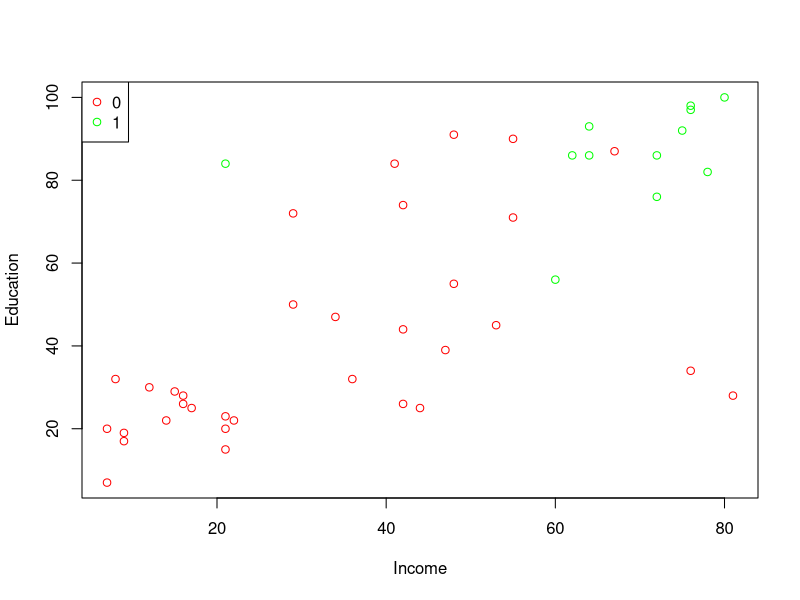
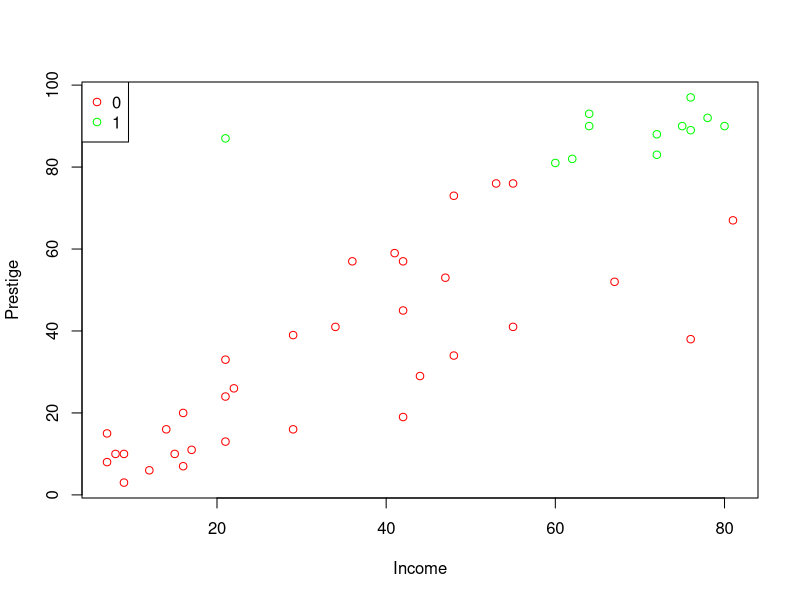
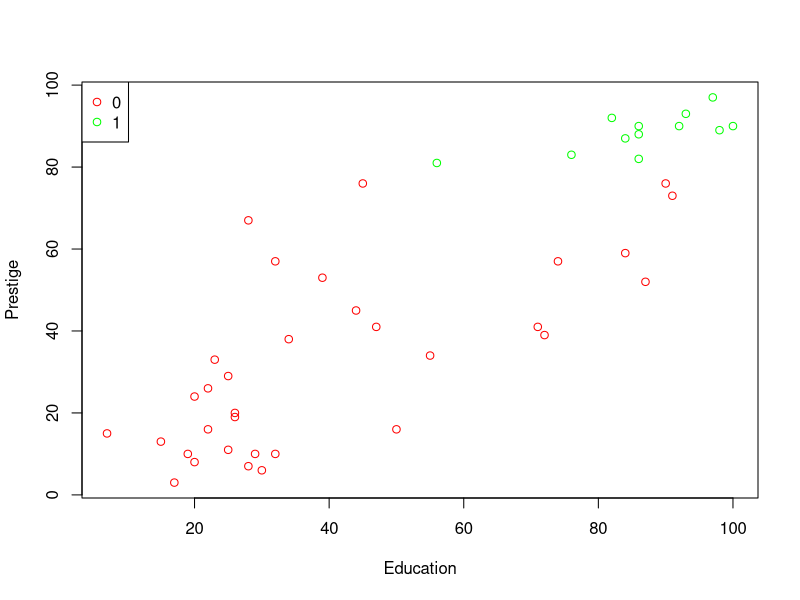

Reproduce these figures in R, in order.
# ETS Open Source Programming

setwd("C:/Users/darre/Desktop/ASDOS OSP/W8")

#### Number 1 ####
data1 <- read.csv('data_ets.csv', header = T, sep=";")
head(data1)
attach(data1)

prestige_label = matrix(0, nrow=nrow(data1))
for(i in 1:nrow(data1)){
  if(Prestige[i] > 80){
    prestige_label[i] = 1
  }else{
    prestige_label[i] = 0
  }
}

data2 <- data.frame(data1, prestige_label)
head(data2)

tapply(Income, prestige_label, mean)
tapply(Education, prestige_label, mean)
tapply(Prestige, prestige_label, mean)

# scatterplot Income vs Education
colors <- c("red", "green")
win.graph()
plot(Income, Education, col=colors[factor(prestige_label)])
legend("topleft", legend = levels(factor(prestige_label)), col = colors, pch=1)
# scatterplot Income vs Prestige
win.graph()
plot(Income, Prestige, col=colors[factor(prestige_label)])
legend("topleft", legend = levels(factor(prestige_label)), col = colors, pch=1)
# scatterplot Education vs Prestige
win.graph()
plot(Education, Prestige, col=colors[factor(prestige_label)])
legend("topleft", legend = levels(factor(prestige_label)), col = colors, pch=1)

#### Number 2 ####
data_cor <- data.frame(Income, Education)
datakorelasi <- matrix(0, nrow=nrow(data_cor)-1)
for(i in 1:nrow(data_cor)){
  datakorelasi[i] <- cor(data_cor[-i,])[2]
}

write.csv(datakorelasi, 'datakorelasi.csv', row.names = F)

myFunction <- function(input){
  datacor <- matrix(0, nrow = nrow(input))
  for(i in 1:nrow(input)){
    datacor[i] <- cor(input[-i,])[2]
  }
  #return(datacor)
  write.csv(datacor, 'hasil_function.csv', row.names = F)
}
myFunction(data_cor)
